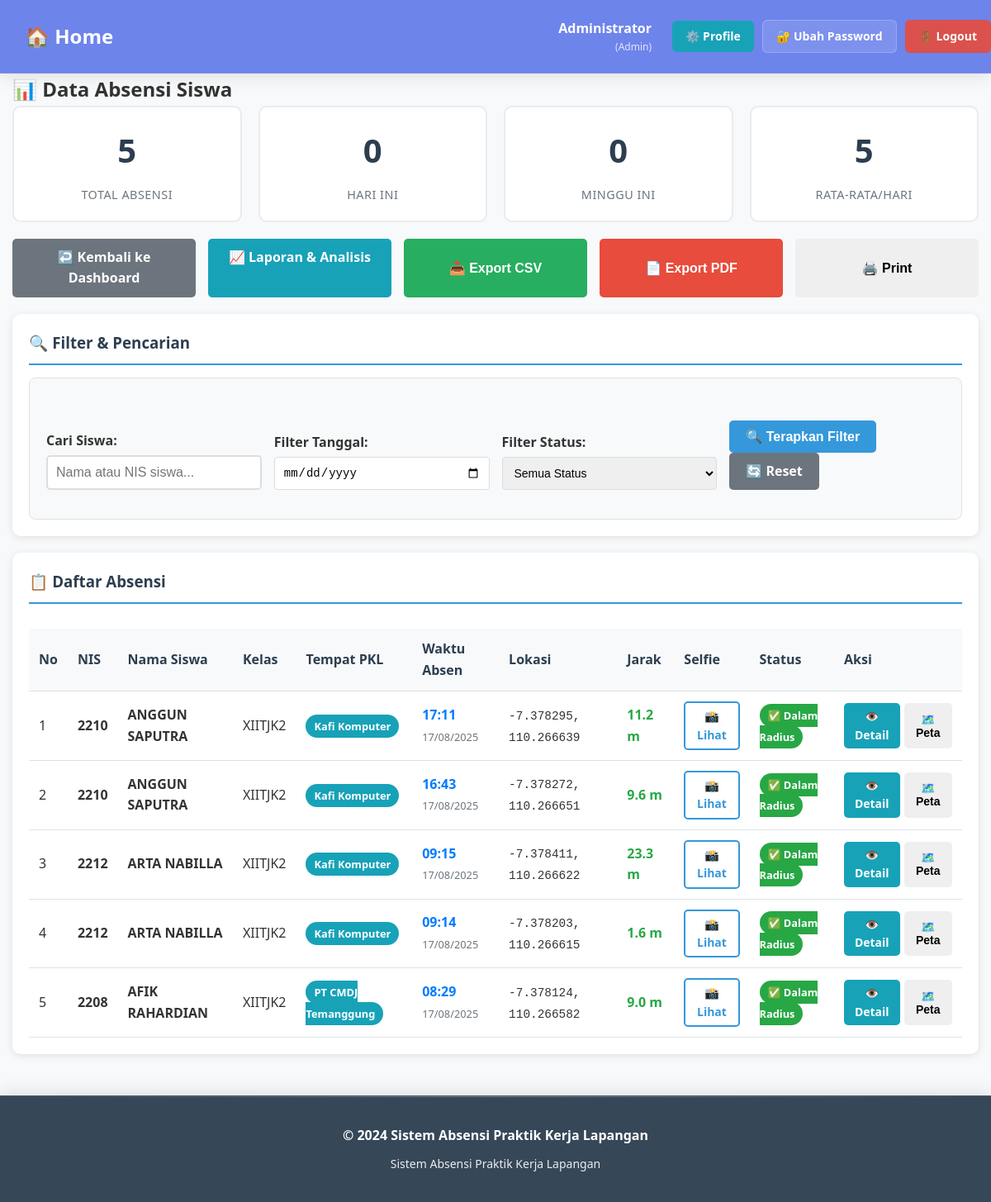
/?r=admin/absensi (signed in), run on the app's committed database.
### tables this page shows
CREATE TABLE `absensi` (
  `id` int(11) NOT NULL AUTO_INCREMENT,
  `siswa_id` int(11) NOT NULL,
  `waktu` datetime NOT NULL,
  `lat` decimal(10,7) NOT NULL,
  `lng` decimal(10,7) NOT NULL,
  `jarak_m` decimal(10,2) NOT NULL,
  `selfie_path` varchar(255) DEFAULT NULL,
  `jenis_absen` enum('datang','pulang') NOT NULL DEFAULT 'datang',
  PRIMARY KEY (`id`),
  KEY `siswa_id` (`siswa_id`),
  CONSTRAINT `absensi_ibfk_1` FOREIGN KEY (`siswa_id`) REFERENCES `siswa` (`id`) ON DELETE CASCADE
);

CREATE TABLE `siswa` (
  `id` int(11) NOT NULL AUTO_INCREMENT,
  `user_id` int(11) DEFAULT NULL,
  `nis` varchar(50) NOT NULL,
  `nama` varchar(100) NOT NULL,
  `kelas` varchar(50) NOT NULL,
  `pembimbing_id` int(11) NOT NULL,
  `tempat_pkl_id` int(11) NOT NULL,
  PRIMARY KEY (`id`),
  KEY `user_id` (`user_id`),
  KEY `pembimbing_id` (`pembimbing_id`),
  KEY `tempat_pkl_id` (`tempat_pkl_id`),
  CONSTRAINT `siswa_ibfk_1` FOREIGN KEY (`user_id`) REFERENCES `users` (`id`) ON DELETE SET NULL,
  CONSTRAINT `siswa_ibfk_2` FOREIGN KEY (`pembimbing_id`) REFERENCES `users` (`id`) ON DELETE CASCADE,
  CONSTRAINT `siswa_ibfk_3` FOREIGN KEY (`tempat_pkl_id`) REFERENCES `tempat_pkl` (`id`) ON DELETE CASCADE
);

CREATE TABLE `tempat_pkl` (
  `id` int(11) NOT NULL AUTO_INCREMENT,
  `nama` varchar(150) NOT NULL,
  `lat` decimal(10,7) NOT NULL,
  `lng` decimal(10,7) NOT NULL,
  `radius_m` int(11) NOT NULL DEFAULT 150,
  PRIMARY KEY (`id`)
);

### app/Controllers/Controller.php (called while the page is built, shortened)
<?php
class Controller {
    protected function view(string $path, array $data=[]): void {
        extract($data);
        $viewFile = __DIR__ . '/../Views/' . $path . '.php';
        include __DIR__ . '/../Views/layouts/header.php';
        include $viewFile;
        include __DIR__ . '/../Views/layouts/footer.php';
    }
}

### app/Controllers/AdminController.php (called while the page is built, shortened)
<?php
class AdminController extends Controller {
    public function absensi(): void {
        $db = new Database(require __DIR__.'/../../config/db.php');
        $page = max(1, (int)($_GET['page'] ?? 1));
        $limit = 20;
        $offset = ($page - 1) * $limit;
        $absensi = new Absensi($db);
        $totalAbsensi = $absensi->count();
        $totalPages = ceil($totalAbsensi / $limit);
        $listAbsensi = $absensi->getAbsensiWithPagination($offset, $limit);
        $today = (new DateTime('now', new DateTimeZone('Asia/Jakarta')))->format('Y-m-d');
        $absensiHariIni = $absensi->getAbsensiByDate($today);
        $totalHariIni = count($absensiHariIni);
        $weekStart = (new DateTime('monday this week', new DateTimeZone('Asia/Jakarta')))->format('Y-m-d');
        $weekEnd = (new DateTime('sunday this week', new DateTimeZone('Asia/Jakarta')))->format('Y-m-d');
        $absensiMingguIni = $absensi->getAbsensiByDateRange($weekStart, $weekEnd);
        $totalMingguIni = count($absensiMingguIni);
        $this->view('admin/absensi', [
            'absensi' => $listAbsensi,
            'totalAbsensi' => $totalAbsensi,
            'totalHariIni' => $totalHariIni,
            'totalMingguIni' => $totalMingguIni,
            'currentPage' => $page,
            'totalPages' => $totalPages,
            'limit' => $limit
        ]);
    }
}

### public/index.php (called while the page is built, shortened)
<?php
require __DIR__.'/../app/autoload.php';
$appCfg = require __DIR__.'/../config/app.php';
$r = $_GET['r'] ?? 'auth/login';
[$c, $a] = array_pad(explode('/', $r, 2), 2, 'index');
$controller = null;
switch($c){
    case 'admin': $controller = new AdminController($appCfg); break;
}
$controller->$a();

### app/autoload.php (called while the page is built, shortened)
<?php
spl_autoload_register(function ($class) {
    $prefix = 'App\\';
    $base_dir = __DIR__ . '/';
    $len = strlen($prefix);
    $relative_class = substr($class, $len);
    $file = $base_dir . str_replace('\\', '/', $relative_class) . '.php';
});

### config/db.php (called while the page is built, shortened)
<?php
return [
    'host' => 'localhost',
    'name' => 'db_absensi_pkl',
    'user' => 'root',
    'pass' => '',
    'charset' => 'utf8mb4',
];

### app/Models/Database.php (called while the page is built, shortened)
<?php
class Database {
    private PDO $pdo;
    public function __construct(array $cfg) {
        $dsn = sprintf('mysql:host=%s;dbname=%s;charset=%s',$cfg['host'],$cfg['name'],$cfg['charset']??'utf8mb4');
        $opt = [
            PDO::ATTR_ERRMODE => PDO::ERRMODE_EXCEPTION,
            PDO::ATTR_DEFAULT_FETCH_MODE => PDO::FETCH_ASSOC,
            PDO::ATTR_EMULATE_PREPARES => false,
        ];
        try { $this->pdo = new PDO($dsn,$cfg['user'],$cfg['pass'],$opt); }
        catch (PDOException $e) { die('DB connection failed: '.$e->getMessage()); }
    }
    public function pdo(): PDO {
        return $this->pdo;
    }
}

### app/Models/Absensi.php (called while the page is built, shortened)
<?php
class Absensi extends BaseModel {
    protected function getTableName(): string {
        return 'absensi';
    }
    public function getAbsensiWithPagination(int $offset, int $limit): array {
        $st = $this->db->prepare("
            SELECT a.*, s.nama as siswa, s.nis, s.kelas, t.nama as tempat_pkl
            FROM absensi a
            JOIN siswa s ON a.siswa_id = s.id
            LEFT JOIN tempat_pkl t ON s.tempat_pkl_id = t.id
            ORDER BY a.waktu DESC
            LIMIT ? OFFSET ?
        ");
        $st->execute([$limit, $offset]);
        return $st->fetchAll();
    }
    public function getAbsensiByDate(string $date): array {
        $st = $this->db->prepare("
            SELECT a.*, s.nama as siswa, s.nis, s.kelas, t.nama as tempat_pkl
            FROM absensi a
            JOIN siswa s ON a.siswa_id = s.id
            LEFT JOIN tempat_pkl t ON s.tempat_pkl_id = t.id
            WHERE DATE(a.waktu) = ?
            ORDER BY a.waktu DESC
        ");
        $st->execute([$date]);
        return $st->fetchAll();
    }
    public function getAbsensiByDateRange(string $startDate, string $endDate): array {
        $st = $this->db->prepare("
            SELECT a.*, s.nama as siswa, s.nis, s.kelas, t.nama as tempat_pkl
            FROM absensi a
            JOIN siswa s ON a.siswa_id = s.id
            LEFT JOIN tempat_pkl t ON s.tempat_pkl_id = t.id
            WHERE DATE(a.waktu) BETWEEN ? AND ?
            ORDER BY a.waktu DESC
        ");
        $st->execute([$startDate, $endDate]);
        return $st->fetchAll();
    }
}

### app/Models/BaseModel.php (called while the page is built, shortened)
<?php
abstract class BaseModel {
    protected PDO $db;
    public function __construct(Database $database) {
        $this->db = $database->pdo();
    }
    public function count(): int {
        $table = $this->getTableName();
        $stmt = $this->db->query("SELECT COUNT(*) as total FROM {$table}");
        $result = $stmt->fetch();
        return (int)($result['total'] ?? 0);
    }
}

### app/Views/admin/absensi.php (the view, shortened to what this page needs)
<h2>📊 Data Absensi Siswa</h2>
<div class="stats-overview">
    <div class="stat-card">
        <div class="stat-number"><?= $totalAbsensi ?></div>
        <div class="stat-label">Total Absensi</div>
    </div>
    <div class="stat-card">
        <div class="stat-number"><?= $totalHariIni ?></div>
        <div class="stat-label">Hari Ini</div>
    </div>
    <div class="stat-card">
        <div class="stat-number"><?= $totalMingguIni ?></div>
        <div class="stat-label">Minggu Ini</div>
    </div>
    <div class="stat-card">
        <div class="stat-number"><?= ceil($totalAbsensi / max(1, $totalHariIni)) ?></div>
        <div class="stat-label">Rata-rata/Hari</div>
    </div>
</div>
<div class="action-buttons" style="margin: 20px 0;">
    <a href="?r=admin/dashboard" class="btn btn-secondary">
        ↩️ Kembali ke Dashboard
    </a>
    <a href="?r=admin/report" class="btn btn-info">
        📈 Laporan & Analisis
    </a>
    <button onclick="exportToCSV()" class="btn btn-success">
        📥 Export CSV
    </button>
    <button onclick="exportToPDF()" class="btn btn-danger">
        📄 Export PDF
    </button>
    <button onclick="printReport()" class="btn btn-warning">
        🖨️ Print
    </button>
</div>
<div class="card">
    <h3>🔍 Filter & Pencarian</h3>
    <form method="get" action="?r=admin/absensi" class="filter-form">
        <div class="form-row">
            <div class="form-group">
                <label for="searchSiswa">Cari Siswa:</label>
                <input type="text" id="searchSiswa" name="search"
                       value="<?= htmlspecialchars($_GET['search'] ?? '') ?>"
                       placeholder="Nama atau NIS siswa..." class="form-control">
            </div>
            <div class="form-group">
                <label for="filterDate">Filter Tanggal:</label>
                <input type="date" id="filterDate" name="date"
                       value="<?= htmlspecialchars($_GET['date'] ?? '') ?>" class="form-control">
            </div>
            <div class="form-group">
                <label for="filterStatus">Filter Status:</label>
                <select id="filterStatus" name="status" class="form-control">
                    <option value="">Semua Status</option>
                </select>
            </div>
            <div class="form-group">
                <label>&nbsp;</label>
                <button type="submit" class="btn btn-primary">
                    🔍 Terapkan Filter
                </button>
                <a href="?r=admin/absensi" class="btn btn-secondary">
                    🔄 Reset
                </a>
            </div>
        </div>
    </form>
</div>
<div class="card">
    <h3>📋 Daftar Absensi</h3>
    <?php if(empty($absensi)): ?>
        <div class="alert alert-info">
            <strong>ℹ️ Info:</strong> Tidak ada data absensi yang ditemukan.
        </div>
    <?php else: ?>
        <div class="table-responsive">
            <table class="table" id="absensiTable">
                <thead>
                    <tr>
                        <th>No</th>
                        <th>NIS</th>
                        <th>Nama Siswa</th>
                        <th>Kelas</th>
                        <th>Tempat PKL</th>
                        <th>Waktu Absen</th>
                        <th>Lokasi</th>
                        <th>Jarak</th>
                        <th>Selfie</th>
                        <th>Status</th>
                        <th>Aksi</th>
                    </tr>
                </thead>
                <tbody>
                <?php
                $no = ($currentPage - 1) * $limit + 1;
                foreach($absensi as $abs):
                ?>
                    <tr>
                        <td><?= $no++ ?></td>
                        <td>
                            <strong><?= htmlspecialchars($abs['nis']) ?></strong>
                        </td>
                        <td>
                            <strong><?= htmlspecialchars($abs['siswa']) ?></strong>
                        </td>
                        <td><?= htmlspecialchars($abs['kelas']) ?></td>
                        <td>
                            <?php if($abs['tempat_pkl']): ?>
                                <span class="badge badge-info">
                                    <?= htmlspecialchars($abs['tempat_pkl']) ?>
                                </span>
                            <?php else: ?>
                                <span class="text-muted">-</span>
                            <?php endif; ?>
                        </td>
                        <td>
                            <div class="time-info">
                                <span class="time"><?= date('H:i', strtotime($abs['waktu'])) ?></span>
                                <span class="date"><?= date('d/m/Y', strtotime($abs['waktu'])) ?></span>
                            </div>
                        </td>
                        <td>
                            <div class="location-info">
                                <span class="coordinate">
                                    <?= number_format($abs['lat'], 6) ?>, <?= number_format($abs['lng'], 6) ?>
                                </span>
                            </div>
                        </td>
                        <td>
                            <span class="distance-info">
                                <?= number_format($abs['jarak_m'], 1) ?> m
                            </span>
                        </td>
                        <td>
                            <?php if(!empty($abs['selfie_path'])): ?>
                                <a href="<?= htmlspecialchars($abs['selfie_path']) ?>"
                                   target="_blank" class="btn btn-sm btn-outline-primary">
                                    📸 Lihat
                                </a>
                            <?php else: ?>
                                <span class="text-muted">-</span>
                            <?php endif; ?>
                        </td>
                        <td>
                            <?php
                                $jarak = (float)($abs['jarak_m'] ?? 0);
                                if ($jarak <= 150) {
                                    echo '<span class="badge badge-success">✅ Dalam Radius</span>';
                                } else {
                                    echo '<span class="badge badge-warning">⚠️ Luar Radius</span>';
                                }
                            ?>
                        </td>
                        <td>
                            <div class="action-buttons-small">
                                <a href="?r=admin/absensi/detail&id=<?= $abs['id'] ?>"
                                   class="btn btn-sm btn-info" title="Detail">
                                    👁️ Detail
                                </a>
                                <button onclick="showMap(<?= $abs['lat'] ?>, <?= $abs['lng'] ?>, '<?= htmlspecialchars($abs['siswa']) ?>')"
                                        class="btn btn-sm btn-outline-secondary" title="Lihat Peta">
                                    🗺️ Peta
                                </button>
                            </div>
                        </td>
                    </tr>
                <?php endforeach; ?>
                </tbody>
            </table>
        </div>
    <?php endif; ?>
</div>

### data on the page
absensi: siswa.nis "2210", siswa.nama "ANGGUN SAPUTRA", siswa.kelas "XIITJK2", tempat_pkl.nama "Kafi Komputer", waktu "17:11", waktu "17/08/2025", lat "-7.378295", lng "110.266639", jarak_m "11.2", shows "✅ Dalam Radius"
absensi: siswa.nis "2210", siswa.nama "ANGGUN SAPUTRA", siswa.kelas "XIITJK2", tempat_pkl.nama "Kafi Komputer", waktu "16:43", waktu "17/08/2025", lat "-7.378272", lng "110.266651", jarak_m "9.6", shows "✅ Dalam Radius"
absensi: siswa.nis "2212", siswa.nama "ARTA NABILLA", siswa.kelas "XIITJK2", tempat_pkl.nama "Kafi Komputer", waktu "09:15", waktu "17/08/2025", lat "-7.378411", lng "110.266622", jarak_m "23.3", shows "✅ Dalam Radius"
absensi: siswa.nis "2212", siswa.nama "ARTA NABILLA", siswa.kelas "XIITJK2", tempat_pkl.nama "Kafi Komputer", waktu "09:14", waktu "17/08/2025", lat "-7.378203", lng "110.266615", jarak_m "1.6", shows "✅ Dalam Radius"
absensi: siswa.nis "2208", siswa.nama "AFIK RAHARDIAN", siswa.kelas "XIITJK2", tempat_pkl.nama "PT CMDJ Temanggung", waktu "08:29", waktu "17/08/2025", lat "-7.378124", lng "110.266582", jarak_m "9.0", shows "✅ Dalam Radius"

### other printed values
$_SESSION['user']['name'] "Administrator"
$_SESSION['user']['role'] "Admin"
$totalAbsensi "5"
$totalHariIni "0"
$totalMingguIni "0"
ceil($totalAbsensi / max(1, $totalHariIni)) "5"
$schoolName "Sistem Absensi Praktik Kerja Lapangan"
